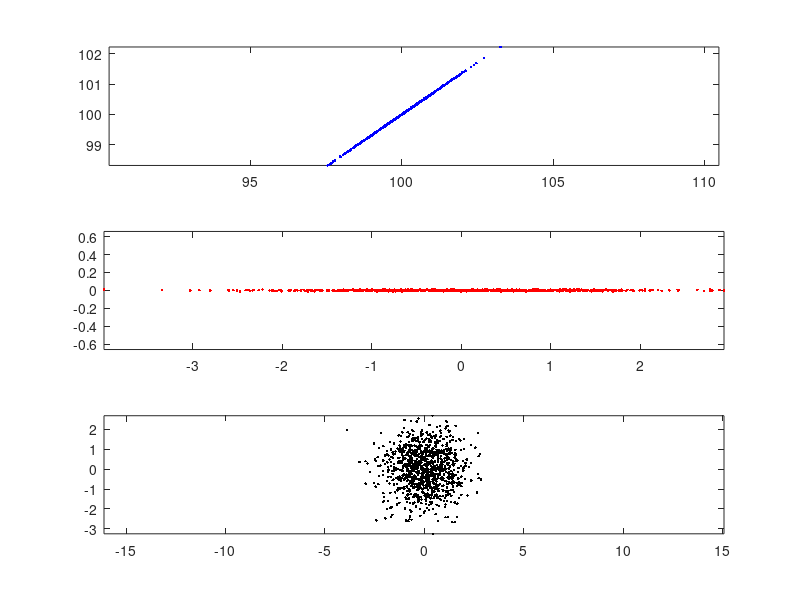

Recreate this plot in MATLAB.
clear all, close all,

n = 2; N = 1000;
mu = 100*ones(n,1); A = rand(n,n); Sigma = A*A';
x = A*randn(n,N)+mu*ones(1,N); % Original data

muhat = mean(x,2); Sigmahat = cov(x'); % Sample estimates of mean and covariance matrix
xzm = x - muhat*ones(1,N); % zero-mean samples
[Q,D] = eig(Sigmahat); % Eigendecomposition of estimated covariance matrix
[d,ind] = sort(diag(D),'descend'); % Sort eigenvalues from large to small, eigenvectors similarly...
Q = Q(:,ind); D = diag(d);
y = Q'*xzm; % Principal components (after PCA)
z = D^(-1/2)*Q'*xzm; % Whitened components (after whitening)

figure(1), 
subplot(3,1,1),plot(x(1,:),x(2,:),'.b'); axis equal,
subplot(3,1,2),plot(y(1,:),y(2,:),'.r'); axis equal,
subplot(3,1,3),plot(z(1,:),z(2,:),'.k'); axis equal,

